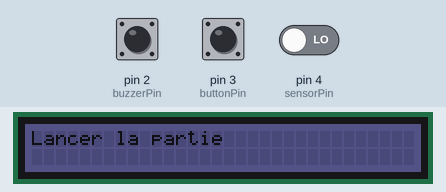
This sketch was run on a simulated Arduino Uno, built with avr-gcc and run on an emulated ATmega328P. Parts: 32×2 character LCD. The test bench sets the inputs (shaded band); at power-on: pin 3 (buttonPin) LOW, pin 4 (sensorPin) LOW, pin 2 (buzzerPin) HIGH.

Above: at 1.2 s.
1.3 s: pin 3 (buttonPin) pulled HIGH for 0.6 s
At 2.4 s:
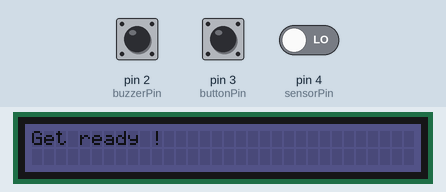
4.9 s: pin 4 (sensorPin) driven HIGH
7.9 s: pin 4 (sensorPin) driven LOW
At 13.2 s:
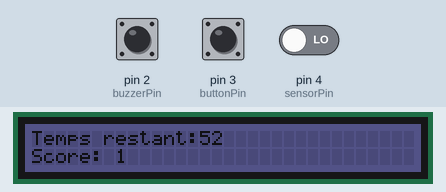
At 52.2 s:
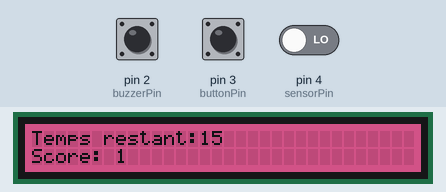
Timing chart, 0 to 53.7 s (numbered marks = the images above; inputs shaded):
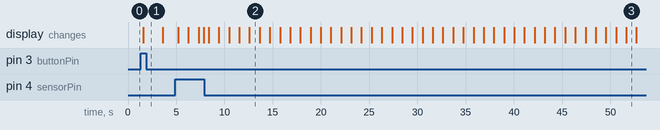

The sketch:

sources.ino
```cpp
#include <Wire.h>
#include "rgb_lcd.h"

// LCD CONSTANTS BEGIN
rgb_lcd lcd;

const int colorR = 30;
const int colorG = 30;
const int colorB = 100;

// BUTTON VAR BEGIN
const int buttonPin = 3;
int actualButtonState = 0;
int lastButtonState = 0;

// SENSOR VAR BEGIN
const int sensorPin = 4;

//BUZZER VAR
const int buzzerPin = 2;
int actualBuzzerState = 0;
int lastBuzzerState = 0;

// TEMPORAL VAR BEGIN
int itterationDelay = 500;

int numberOfitteration = 0;
int numberOfElapsedSecondsSinceLastReset = 0;
int lastScoredSecond = 0;
int reamainingSeconds = 0;

int moneyTimeBegin = 15;
int secondsOfARound = 60;

//ROUND VAR
int score = 0;
boolean roundIsRunning = false;

void setup() {
  lcd.begin(32, 2);
  lcd.setRGB(colorR, colorG, colorB);
  lcd.setCursor(0, 0);
  lcd.clear();
  lcd.print("Lancer la partie");
}

void loop() {
  if(roundIsRunning){
    if( (secondsOfARound - numberOfElapsedSecondsSinceLastReset) <= 0){
      endRound();
    }else{
      itterateRound();
    }
  }else{
    if(digitalRead(buttonPin) == HIGH){
      resetVars();
      lcd.clear();
      lcd.print("Get ready !");
      delay(1500);
      roundIsRunning = true;
    }
  }

  delay(itterationDelay);
}

void itterateRound(){
  countSeconds();
  readSensorState();

  lcd.clear();
  lcd.setCursor(0, 0);
  lcd.print("Temps restant:");
  lcd.setCursor(14, 0);
  lcd.print(reamainingSeconds);

  lcd.setCursor(0, 1);
  lcd.print("Score:");
  lcd.setCursor(7, 1);
  lcd.print(score);

  if(reamainingSeconds - moneyTimeBegin <= 0){
    lcd.setRGB(200, colorG, colorB);
    bipbip();
  }

  numberOfitteration++;
}

void endRound(){
  stopBuzzer();
  lcd.setRGB(colorR, 150, colorB);
  lcd.clear();
  lcd.print("Score final:");
  lcd.setCursor(13, 1);
  lcd.print(score);

  lcd.setCursor(0, 1);
  lcd.print("Rejouer");

  roundIsRunning = false;
}

void readSensorState(){
   actualButtonState = digitalRead(sensorPin);
   //lastScoredSecond;
   //numberOfElapsedSecondsSinceLastReset
   if (actualButtonState == HIGH ) {
    if( (numberOfElapsedSecondsSinceLastReset - lastScoredSecond) > 3){
      lastScoredSecond = numberOfElapsedSecondsSinceLastReset;
      score++;
    }
   }
}

void bipbip(){
   actualBuzzerState = digitalRead(buzzerPin);

   if (actualBuzzerState == HIGH) {
    stopBuzzer();
   }else{
    digitalWrite(buzzerPin, HIGH);
   }
}

void stopBuzzer(){
  digitalWrite(buzzerPin, LOW);
}

void resetVars(){
  numberOfElapsedSecondsSinceLastReset = 0;
  reamainingSeconds = 0;
  numberOfitteration = 0;
  lastScoredSecond = 0;
  score = 0;
  roundIsRunning = false;
  lcd.setRGB(colorR, colorG, colorB);
}

void countSeconds() {
    reamainingSeconds = secondsOfARound - numberOfElapsedSecondsSinceLastReset;
    numberOfElapsedSecondsSinceLastReset = numberOfitteration / (1000 / itterationDelay);
}
```

Measured:
- after the input at 1.3 s, the display: changes after 0.29 s (image 1)
- what the display in image 2 shows lasts 1.1 s, from 12.6 s to 13.7 s
